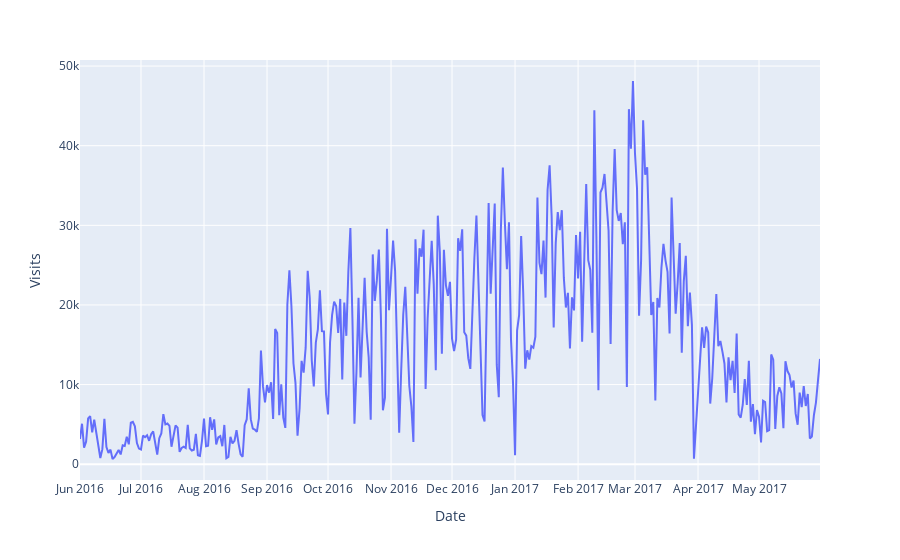

The notebook cell saved with this chart:
### Code cell
#Выведем сначала график для наглядности:

visits = table1_cohort.groupby('start_dt').size().reset_index()
visits.columns = ['Date', 'Visits']
fig = px.line(visits, x='Date', y='Visits')
fig.update_xaxes(dtick="M1")
fig.show()

### Figure 1 — Plotly figure (JSON) as saved in the notebook; plotly's stock layout.template omitted (floating-point values rounded to 4 significant figures; data arrays with more than 128 entries replaced by an {"elided": "..."} marker saying what was removed)
{"data": [{"hovertemplate": "Date=%{x}<br>Visits=%{y}<extra></extra>", "legendgroup": "", "line": {"color": "#636efa", "dash": "solid"}, "marker": {"symbol": "circle"}, "mode": "lines", "name": "", "orientation": "v", "showlegend": false, "type": "scatter", "x": {"elided": "363 str values"}, "xaxis": "x", "y": {"elided": "363 int values"}, "yaxis": "y"}], "layout": {"legend": {"tracegroupgap": 0}, "margin": {"t": 60}, "xaxis": {"anchor": "y", "domain": [0, 1], "dtick": "M1", "title": {"text": "Date"}}, "yaxis": {"anchor": "x", "domain": [0, 1], "title": {"text": "Visits"}}}}
